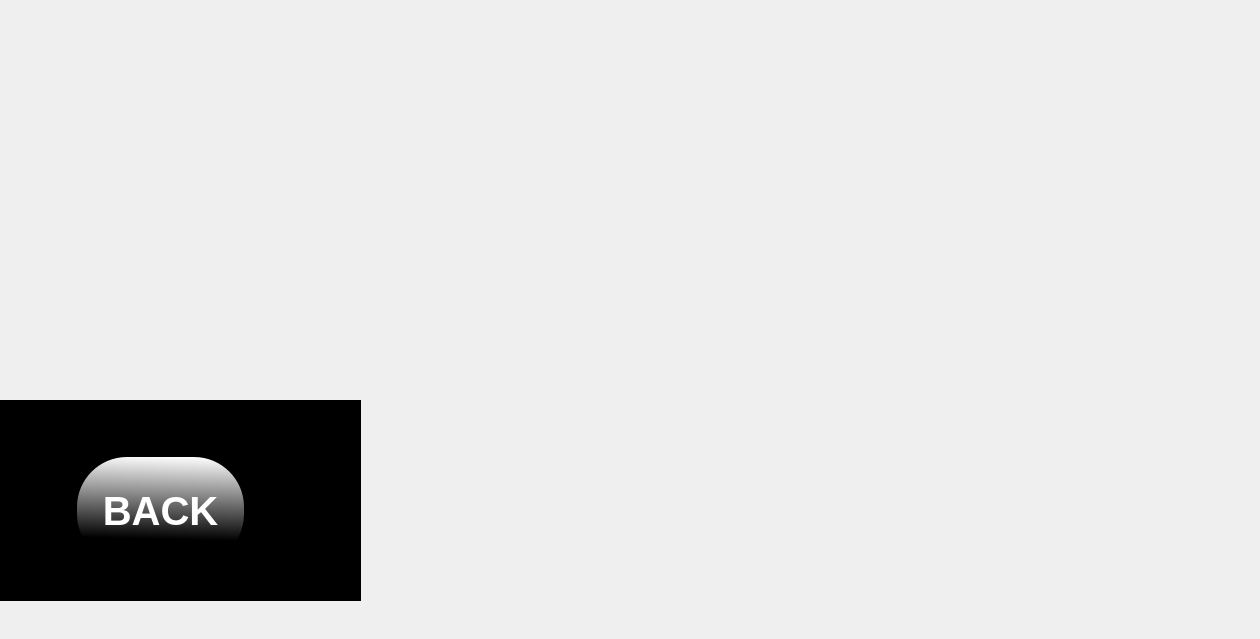
    <widget class="QWidget" name="page_50">
     <widget class="QLabel" name="label_21">
      <property name="geometry">
       <rect>
        <x>0</x>
        <y>0</y>
        <width>1250</width>
        <height>630</height>
       </rect>
      </property>
      <property name="text">
       <string/>
      </property>
     </widget>
     <widget class="QLabel" name="label_22">
      <property name="geometry">
       <rect>
        <x>0</x>
        <y>0</y>
        <width>611</width>
        <height>401</height>
       </rect>
      </property>
      <property name="text">
       <string/>
      </property>
      <property name="pixmap">
       <pixmap resource="icon.qrc">:/sos/sos/i.jpeg</pixmap>
      </property>
      <property name="scaledContents">
       <bool>true</bool>
      </property>
     </widget>
     <widget class="QLabel" name="label_23">
      <property name="geometry">
       <rect>
        <x>610</x>
        <y>0</y>
        <width>641</width>
        <height>401</height>
       </rect>
      </property>
      <property name="text">
       <string/>
      </property>
      <property name="pixmap">
       <pixmap resource="icon.qrc">:/sos/sos/h.jpeg</pixmap>
      </property>
      <property name="scaledContents">
       <bool>true</bool>
      </property>
     </widget>
     <widget class="QLabel" name="label_24">
      <property name="geometry">
       <rect>
        <x>610</x>
        <y>380</y>
        <width>641</width>
        <height>221</height>
       </rect>
      </property>
      <property name="text">
       <string/>
      </property>
      <property name="pixmap">
       <pixmap resource="icon.qrc">:/sos/sos/nn.jpg</pixmap>
      </property>
      <property name="scaledContents">
       <bool>true</bool>
      </property>
     </widget>
     <widget class="QLabel" name="label_25">
      <property name="geometry">
       <rect>
        <x>360</x>
        <y>400</y>
        <width>251</width>
        <height>201</height>
       </rect>
      </property>
      <property name="text">
       <string/>
      </property>
      <property name="pixmap">
       <pixmap resource="icon.qrc">:/sos/sos/images.png</pixmap>
      </property>
      <property name="scaledContents">
       <bool>true</bool>
      </property>
     </widget>
     <widget class="QLabel" name="label_26">
      <property name="geometry">
       <rect>
        <x>0</x>
        <y>400</y>
        <width>361</width>
        <height>201</height>
       </rect>
      </property>
      <property name="styleSheet">
       <string notr="true">background-color: rgb(0, 0, 0);</string>
      </property>
      <property name="text">
       <string/>
      </property>
     </widget>
     <widget class="QPushButton" name="Nitrofen_back_push_7">
      <property name="geometry">
       <rect>
        <x>70</x>
        <y>450</y>
        <width>181</width>
        <height>121</height>
       </rect>
      </property>
      <property name="font">
       <font>
        <pointsize>30</pointsize>
        <italic>false</italic>
        <bold>true</bold>
       </font>
      </property>
      <property name="autoFillBackground">
       <bool>false</bool>
      </property>
      <property name="styleSheet">
       <string notr="true">QPushButton
{
border:none;
color:white;
	
	
	background-color: qlineargradient(spread:pad, x1:0.8, y1:0.78, x2:0.83, y2:0, stop:0 rgba(0, 0, 0, 255), stop:1 rgba(255, 255, 255, 255));
border-radius:50px;
margin:7px;

}
QPushButton:pressed
{
	
	background-color: qlineargradient(spread:pad, x1:0.518232, y1:0.349, x2:0.515022, y2:0.938, stop:0 rgba(0, 0, 0, 255), stop:1 rgba(255, 255, 255, 255));
}</string>
      </property>
      <property name="text">
       <string>BACK</string>
      </property>
     </widget>
    </widget>
